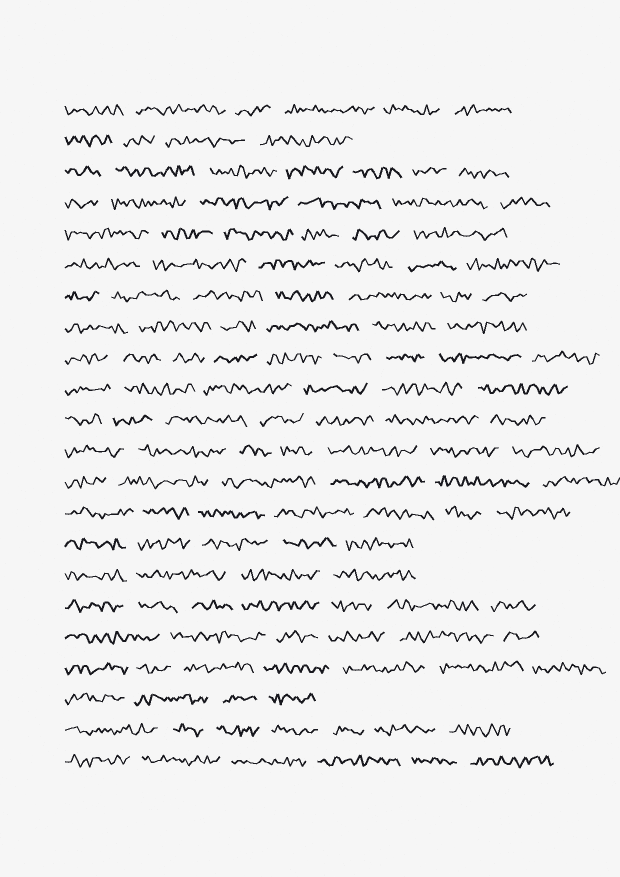
#> input picture samples/scan_page_1.png, 1240 x 1754 px (shown at 1/2 size)
$ python -i stroke_width.py   (imports and definitions only)
#> lines starting #> are read from the running program, lines starting #| are printed output that depends on the picture; after the words box and inside, x2 and y2 are one past the last pixel; in counts of white or black regions, pixels touching at a corner belong together
"""CPU-lightweight handwriting stroke-width measurement and 6-variant operators.

This module implements continuous-grayscale (antialiased, non-binarising)
stroke-width measurement and the six experimental stroke-width variants audited
for ``Mishkefet-v1`` and ``Kraken``:

1. ``original``        — Original image, unchanged.
2. ``mild_thicken``    — Very mild antialiased stroke thickening (+0.32 blend),
                         guarded against bridging inter-letter gaps or ``ה`` windows.
3. ``moderate_thicken``— Moderate antialiased stroke thickening (+0.65 blend),
                         with isotropic 3x3 envelope and gap/loop barrier.
4. ``slight_thin``     — Slight antialiased stroke thinning (-0.32 blend),
                         protecting ridge cores, ``י``, dots, and punctuation.
5. ``adaptive_norm``   — Adaptive stroke-width normalisation driven by measured
                         ridge stroke thickness ``sw_px`` at model-input height
                         (strict deadband ``[3.05, 5.35] px`` leaves normal
                         strokes bit-identical; gently thickens ultra-fine nibs
                         ``< 3.05 px`` and gently thins heavy bleed ``> 5.35 px``).
6. ``faint_repair``    — Selective repair of faint / skipped ballpoint strokes
                         along 4 directional stroke axes without widening normal
                         dark strokes or closing ``ה`` / counter gaps.

All operations run purely in NumPy + OpenCV on CPU in ~0.3–1.2 ms per line crop,
preserve continuous grayscale antialiasing and 1-channel or 3-channel colour
ratios, and fall back to a no-op if optional vision libraries are absent.
"""

from __future__ import annotations

from dataclasses import asdict, dataclass
import inspect
from typing import Literal

from PIL import Image

try:
    import cv2  # type: ignore[import-not-found]
    import numpy as np  # type: ignore[import-not-found]

    HAS_STROKE_VISION = True
except Exception:  # pragma: no cover - GUI-only env without worker libs
    cv2 = None  # type: ignore[assignment]
    np = None  # type: ignore[assignment]
    HAS_STROKE_VISION = False


StrokeVariant = Literal[
    "original",
    "mild_thicken",
    "moderate_thicken",
    "slight_thin",
    "adaptive_norm",
    "faint_repair",
]

STROKE_VARIANTS: tuple[StrokeVariant, ...] = (
    "original",
    "mild_thicken",
    "moderate_thicken",
    "slight_thin",
    "adaptive_norm",
    "faint_repair",
)

STROKE_VARIANT_DESCRIPTIONS: dict[str, str] = {
    "original": "Original image, unchanged",
    "mild_thicken": "Very mild antialiased stroke thickening (gap-guarded)",
    "moderate_thicken": "Moderate antialiased stroke thickening (isotropic 3x3, gap-guarded)",
    "slight_thin": "Slight antialiased stroke thinning (core & punctuation protected)",
    "adaptive_norm": "Adaptive stroke-width normalization using measured ink thickness",
    "faint_repair": "Selective directional repair of faint or broken pen strokes",
}

# Target stroke-width deadband (in pixels at H=64 model-input line height).
# Normal fountain/gel/rollerball cursive sits in ~3.1..5.3 px; inside this band
# adaptive_norm performs zero pixel changes.
ADAPTIVE_THIN_THRESHOLD_PX = 3.05
ADAPTIVE_THICK_THRESHOLD_PX = 5.35
MODEL_LINE_HEIGHT = 64


@dataclass(frozen=True)
class StrokeMeasurement:
    """Measured ink-stroke geometry on a line crop or page patch."""

    median_sw_px: float
    p25_sw_px: float
    p75_sw_px: float
    ink_coverage: float
    faint_ink_ratio: float
    antialias_gray_ratio: float
    ridge_pixel_count: int
    height_px: int
    width_px: int

    def to_dict(self) -> dict[str, object]:
        return asdict(self)


# [103 lines left out: functions audit_inference_stroke_compensation, resize_crop_to_model_height, not called in this run]


def _extract_inkness(
    arr_u8: "np.ndarray",
) -> tuple["np.ndarray", float, float, "np.ndarray | None"]:
    """Decompose an image array into smooth ``[0, 1]`` inkness + background envelope.

    Handles both normal dark-ink-on-light-paper and inverted light-ink-on-dark
    crops cleanly while preserving continuous grayscale antialiasing.
    """
    if arr_u8.ndim == 2:
        gray = arr_u8.astype(np.float32) / 255.0
        rgb_f = None
    else:
        rgb_f = arr_u8[..., :3].astype(np.float32) / 255.0
        gray = (
            0.299 * rgb_f[..., 0]
            + 0.587 * rgb_f[..., 1]
            + 0.114 * rgb_f[..., 2]
        ).astype(np.float32)

    p02 = float(np.percentile(gray, 2.0))
    p50 = float(np.percentile(gray, 50.0))
    p92 = float(np.percentile(gray, 92.0))

    # Normal polarity: paper is brighter than median (vast majority of pages)
    inverted = p50 < 0.35 and (0.95 - p92) > p02
    if inverted:
        bg_level = max(p02, 0.02)
        ink_peak = min(float(np.percentile(gray, 98.5)), 0.99)
        denom = max(ink_peak - bg_level, 0.12)
        ink = np.clip((gray - bg_level) / denom, 0.0, 1.0)
        sign = -1.0  # brighter = more ink
    else:
        bg_level = max(p92, 0.15)
        ink_floor = min(p02, bg_level - 0.12)
        denom = max(bg_level - ink_floor, 0.12)
        ink = np.clip((bg_level - gray) / denom, 0.0, 1.0)
        sign = 1.0  # darker = more ink

    return ink.astype(np.float32), bg_level, denom * sign, rgb_f


# [236 lines left out: functions _reconstruct_from_inkness, measure_stroke_width, _gap_and_loop_barrier, _core_and_small_glyph_protection, _apply_soft_thicken, not called in this run]


def _estimate_page_line_strips_and_sw(
    arr_u8: "np.ndarray",
) -> tuple[float, float]:
    """Estimate ``(sw_at_h64, est_line_height_px)`` from line-scale patches on a full page.

    Avoids shrinking an entire page to ``MODEL_LINE_HEIGHT`` (which would collapse
    text strokes to subpixel widths). Instead, locates horizontal ink-bearing line
    bands and measures ``measure_stroke_width(..., normalize_height=64)`` across
    representative line strips, falling back to connected-component glyph height.
    """
    h, w = arr_u8.shape[:2]
    if h <= MODEL_LINE_HEIGHT * 2:
        sw = measure_stroke_width(arr_u8, normalize_height=MODEL_LINE_HEIGHT).median_sw_px
        return sw, float(h)

    ink, _, _, _ = _extract_inkness(arr_u8)
    fg = (ink >= 0.22).astype(np.uint8)
    row_cov = fg.mean(axis=1)
    # Smooth row density over 5 px to bridge intra-line breaks
    k_smooth = min(7, max(3, (h // 350) | 1))
    row_smooth = np.convolve(row_cov, np.ones(k_smooth) / k_smooth, mode="same")
    thr = max(0.006, float(np.percentile(row_smooth, 55)) * 0.45)
    active = row_smooth > thr

    bands: list[tuple[int, int]] = []
    in_band = False
    b0 = 0
    min_bh = max(12, h // 130)
    max_bh = max(48, h // 5)
    for y in range(h):
        if active[y] and not in_band:
            in_band = True
            b0 = y
        elif not active[y] and in_band:
            in_band = False
            bh = y - b0
            if min_bh <= bh <= max_bh:
                bands.append((b0, y))
    if in_band and min_bh <= (h - b0) <= max_bh:
        bands.append((b0, h))

    if bands:
        # Pad each detected text band slightly (~25% of band height) to match line crops
        line_heights: list[float] = []
        strip_sws: list[float] = []
        step = max(1, len(bands) // 12)
        for y0, y1 in bands[::step][:12]:
            pad_y = max(3, int(round((y1 - y0) * 0.25)))
            sy0 = max(0, y0 - pad_y)
            sy1 = min(h, y1 + pad_y)
            line_heights.append(float(sy1 - sy0))
            strip = arr_u8[sy0:sy1]
            m = measure_stroke_width(strip, normalize_height=MODEL_LINE_HEIGHT)
            if m.median_sw_px > 0.0 and m.ridge_pixel_count >= 12:
                strip_sws.append(m.median_sw_px)
        est_lh = float(np.median(line_heights)) if line_heights else float(MODEL_LINE_HEIGHT)
        if strip_sws:
            return round(float(np.median(strip_sws)), 3), est_lh

    # Fallback: estimate typical line box height from connected-component letter heights
    num_cc, _, stats, _ = cv2.connectedComponentsWithStats(fg, connectivity=8)
    est_lh = float(max(MODEL_LINE_HEIGHT, h // 22))
    if num_cc > 2:
        ch = stats[1:, cv2.CC_STAT_HEIGHT]
        cw = stats[1:, cv2.CC_STAT_WIDTH]
        area = stats[1:, cv2.CC_STAT_AREA]
        plausible = (area >= 12) & (ch >= 8) & (ch <= max_bh) & (cw <= w // 2)
        if bool(np.any(plausible)):
            med_glyph_h = float(np.median(ch[plausible]))
            est_lh = max(24.0, med_glyph_h * 2.2)
    native_sw = measure_stroke_width(arr_u8, normalize_height=None).median_sw_px
    scaled_sw = round(native_sw * (float(MODEL_LINE_HEIGHT) / est_lh), 3) if native_sw > 0 else 0.0
    return scaled_sw, est_lh


def measure_page_stroke_width(image_or_array: object) -> float:
    """Estimate line-scale ``MODEL_LINE_HEIGHT``-equivalent stroke width on a full page."""
    if not HAS_STROKE_VISION:
        return 0.0
    if isinstance(image_or_array, Image.Image):
        im = image_or_array if image_or_array.mode in ("L", "RGB") else image_or_array.convert("RGB")
        arr = np.asarray(im)
    else:
        arr = np.asarray(image_or_array)
    if arr.size == 0:
        return 0.0
    sw, _ = _estimate_page_line_strips_and_sw(arr)
    return sw


# [167 lines left out: functions _apply_soft_thin, _apply_faint_repair, apply_stroke_variant_array, apply_stroke_variant, not called in this run]

>>> from PIL import Image
>>> picture = Image.open('../../samples/scan_page_1.png')
#> picture is the input picture: PIL image 1240x1754 RGB; mean R, G, B 236.9, 236.9, 237.2
>>> result = measure_page_stroke_width(picture)
#> in _extract_inkness, `p02 = float(np.percentile(gray, 2.0))`: p02 = 0.0968
#> in _extract_inkness, `p50 = float(np.percentile(gray, 50.0))`: p50 = 0.965
#> in _extract_inkness, `inverted = p50 < 0.35 and (0.95 - p92) > p02`: inverted = False
#> in _extract_inkness, `bg_level = max(p92, 0.15)`: bg_level = 0.965
#> in _extract_inkness, `ink_floor = min(p02, bg_level - 0.12)`: ink_floor = 0.0968
#> in _extract_inkness, `denom = max(bg_level - ink_floor, 0.12)`: denom = 0.868
#> in _extract_inkness, `ink = np.clip((bg_level - gray) / denom, 0.0, 1.0)`:
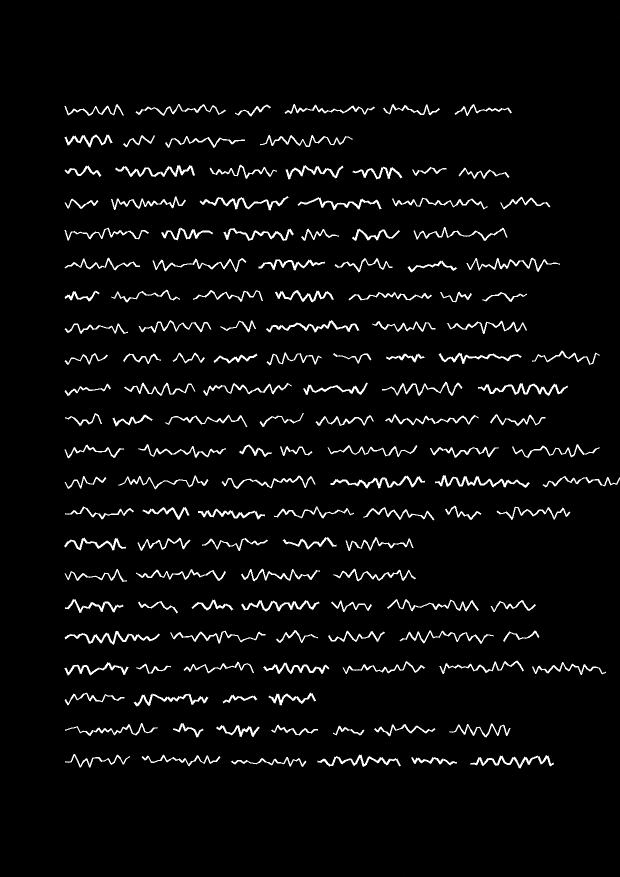
#> ink: shape (1754, 1240) float32 (shown at 1/2 size); min 0, max 1, mean 0.0408
#> in _estimate_page_line_strips_and_sw, `fg = (ink >= 0.22).astype(np.uint8)`:
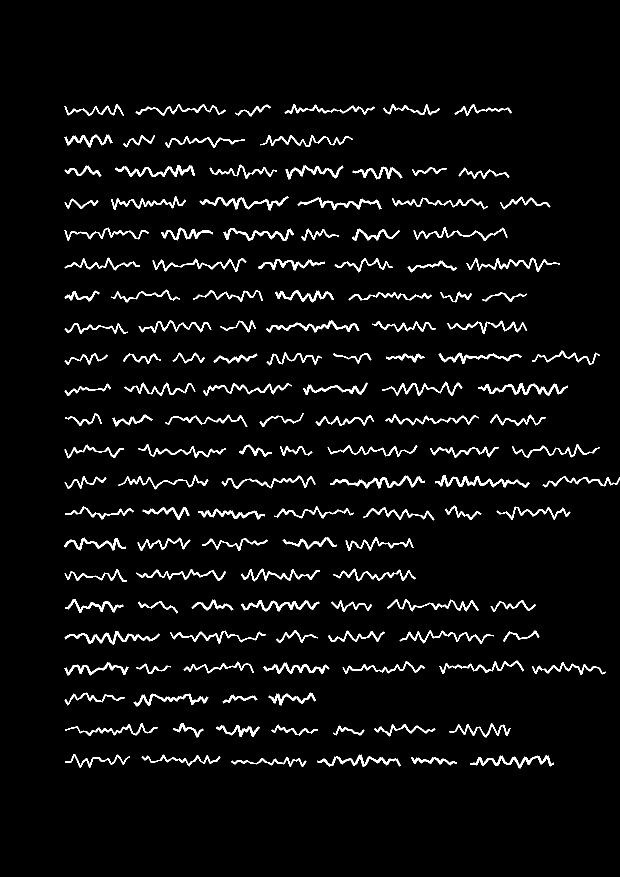
#> fg: shape (1754, 1240) (shown at 1/2 size); values 0 (black) and 1 (white), 4.1% white; 136 white regions, largest, box (x1, y1, x2, y2) and area: (870, 950, 1060, 976) 1268, (956, 766, 1136, 792) 1219, (661, 951, 850, 977) 1193
#> in _estimate_page_line_strips_and_sw, `row_cov = fg.mean(axis=1)`: row_cov = 1754 values, max 0.315 at index 406, min 0 at index 0, mean 0.0408
#> in _estimate_page_line_strips_and_sw, `row_smooth = np.convolve(row_cov, np.ones(k_smooth) / k_smooth, mode="..`: row_smooth = 1754 values, max 0.295 at index 405, min 0 at index 0, mean 0.0408
#> in _estimate_page_line_strips_and_sw, `thr = max(0.006, float(np.percentile(row_smooth, 55)) * 0.45)`: thr = 0.006
#> after the loop in _estimate_page_line_strips_and_sw, `for y in range(h):`: b0 = 1509; bands = [(207, 233), (269, 295), (330, 359), (393, 420), (455, 483), (515, 544), (580, 605), (640, 668), (704, 730), (764, 792), (827, 853), (889, 916), (950, 978), (1012, 1041), (1074, 1102), (1137, 1164), (1198, 1226), (1260, 1288), (1322, 1350), (1386, 1412), (1446, 1475), (1509, 1535)]; bh = 26; in_band = False
#> in _estimate_page_line_strips_and_sw, `step = max(1, len(bands) // 12)`: step = 1
#> the loop in _estimate_page_line_strips_and_sw, `for y0, y1 in bands[::step][:12]:` made 1 pass
#> (y0, y1, pad_y, sy0, sy1) on pass 1: (207, 233, 6, 201, 239)
#> after the loop in _estimate_page_line_strips_and_sw, `for y0, y1 in bands[::step][:12]:`: line_heights = [38]; strip_sws = []
#> (the run stopped early here; a loop or call above may not have finished)

$ run again, on samples/scan_page_2.png
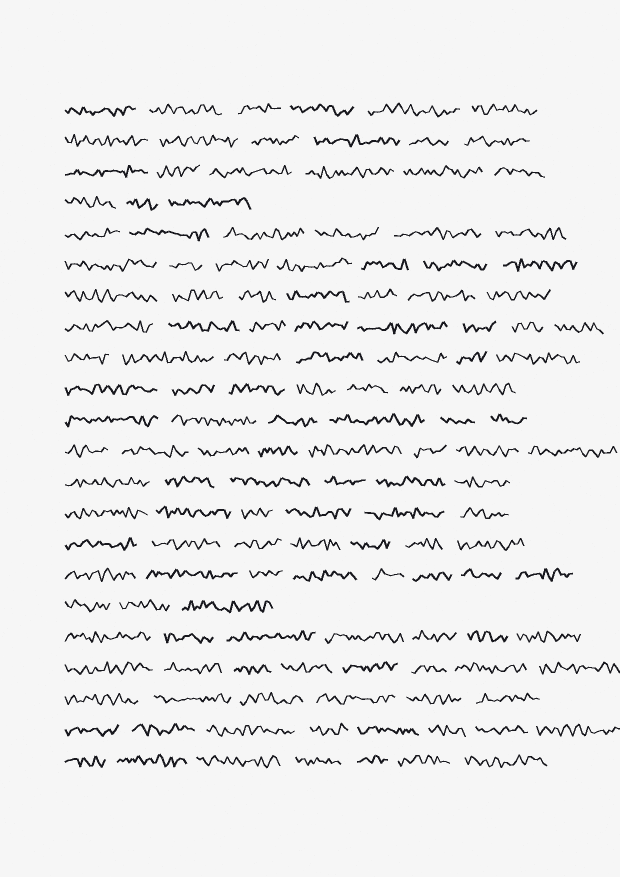
#> input picture samples/scan_page_2.png, 1240 x 1754 px (shown at 1/2 size)
#> picture is the input picture: PIL image 1240x1754 RGB; mean R, G, B 236.7, 236.7, 236.9
#> p02 = 0.0968
#> p50 = 0.965
#> inverted = False
#> bg_level = 0.965
#> ink_floor = 0.0968
#> denom = 0.868
#> in _estimate_page_line_strips_and_sw, `fg = (ink >= 0.22).astype(np.uint8)`:
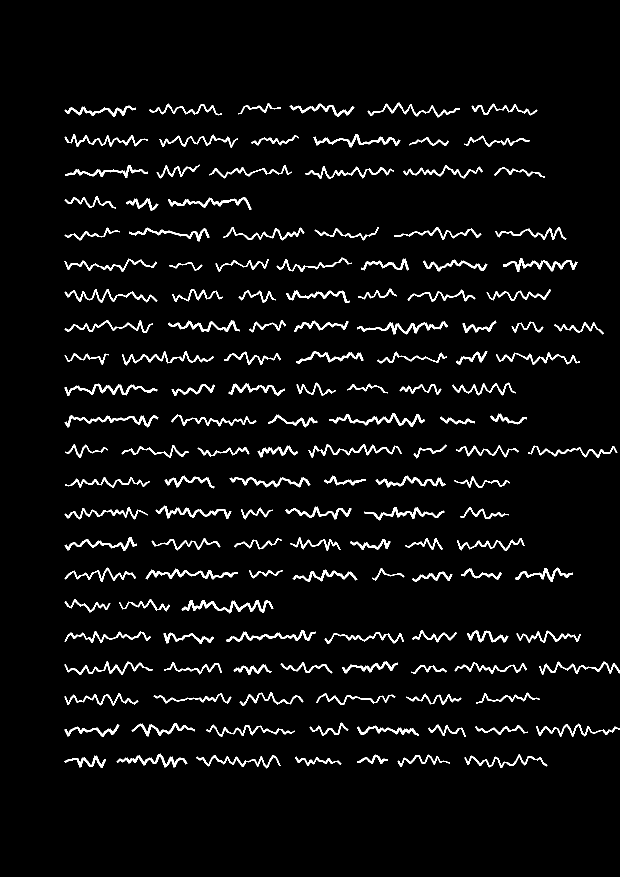
#> fg: shape (1754, 1240) (shown at 1/2 size); values 0 (black) and 1 (white), 4.2% white; 143 white regions, largest, box (x1, y1, x2, y2) and area: (363, 1200, 547, 1227) 1351, (659, 826, 850, 854) 1193, (714, 642, 896, 669) 1110
#> row_cov = 1754 values, max 0.31 at index 1460, min 0 at index 0, mean 0.0419
#> row_smooth = 1754 values, max 0.293 at index 1460, min 0 at index 0, mean 0.0419
#> thr = 0.006
#> after the loop in _estimate_page_line_strips_and_sw, `for y in range(h):`: b0 = 1508; bands = [(206, 234), (269, 295), (330, 358), (393, 420), (454, 482), (516, 544), (577, 606), (640, 668), (702, 730), (766, 792), (827, 855), (888, 916), (951, 977), (1013, 1040), (1075, 1102), (1135, 1164), (1199, 1226), (1260, 1288), (1322, 1350), (1385, 1411), (1446, 1474), (1508, 1536)]; bh = 28; in_band = False
#> step = 1
#> the loop in _estimate_page_line_strips_and_sw, `for y0, y1 in bands[::step][:12]:` made 1 pass
#> (y0, y1, pad_y, sy0, sy1) on pass 1: (206, 234, 7, 199, 241)
#> pass 1, in _estimate_page_line_strips_and_sw, `strip = arr_u8[sy0:sy1]`:
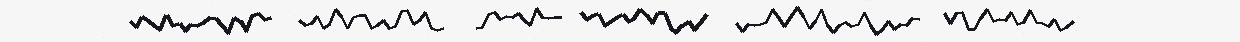
#> strip: shape (42, 1240, 3); mean R, G, B 228.9, 228.9, 229.4
#> after the loop in _estimate_page_line_strips_and_sw, `for y0, y1 in bands[::step][:12]:`: line_heights = [42]; strip_sws = []
